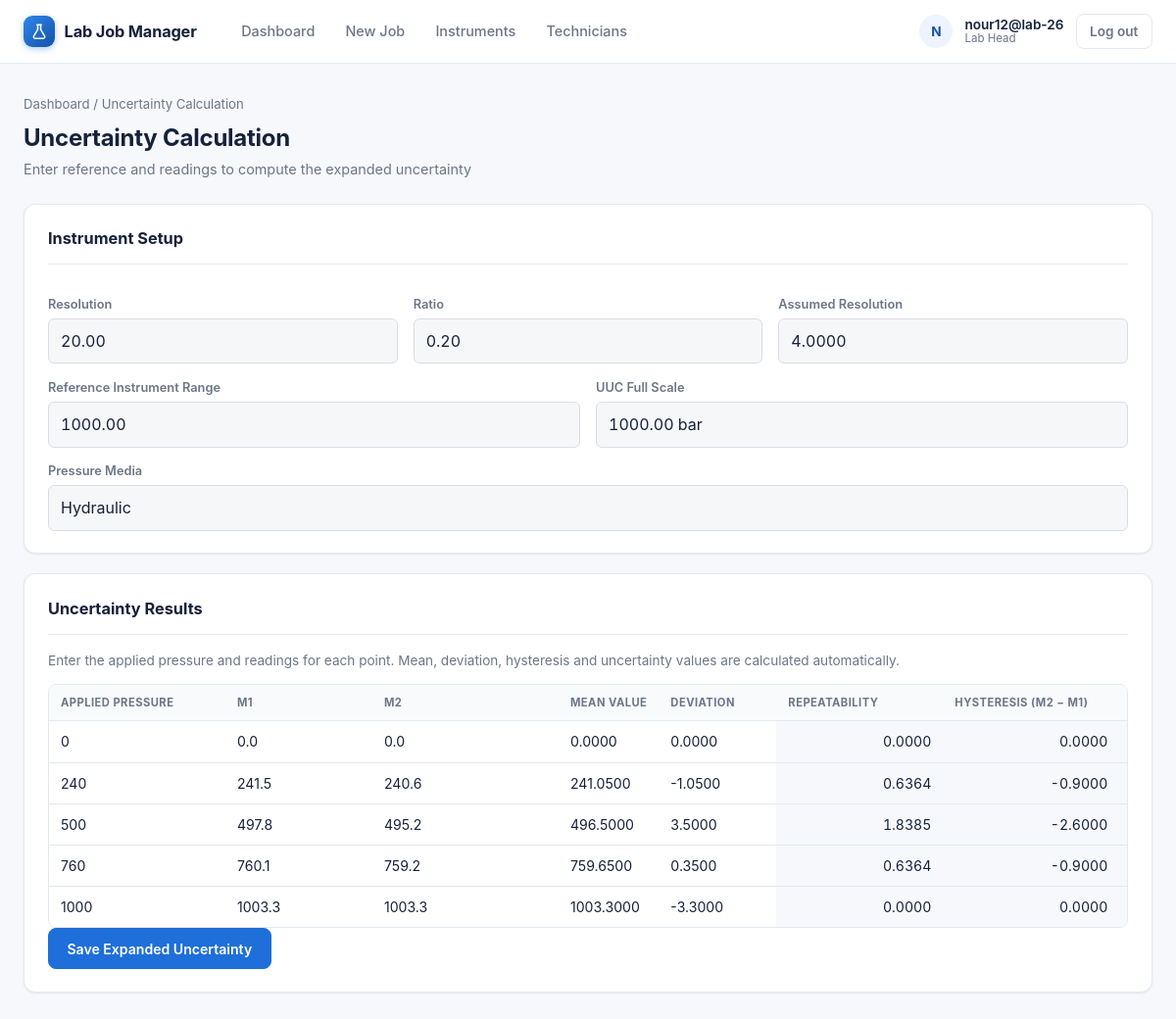
The page /uncertainty/88/ (signed in) on the database its author committed.
### labmanager/models.py (models this page shows, shortened)
class User(AbstractUser):
    class Role(models.TextChoices):
        LAB_HEAD = "head", "Lab Head"
        TECHNICIAN = "technician", "Lab Technician"
    role = models.CharField(max_length=20, choices=Role.choices, default=Role.LAB_HEAD)
    @property
    def is_lab_head(self):
        return self.role == self.Role.LAB_HEAD

class Certificate(models.Model):
    job = models.ForeignKey(Job, on_delete=models.CASCADE, related_name="certificates")
    number = models.CharField(max_length=20, unique=True, editable=False)
    line_item = models.ForeignKey(
        "JobLineItem",
        on_delete=models.SET_NULL,
        null=True,
        blank=True,
        related_name="certificates"
    )
    device_serial = models.CharField(max_length=100, blank=True)
    device_manufacturer = models.CharField(max_length=150, blank=True)
    device_tag_number = models.CharField(max_length=100, blank=True)
    device_resolution = models.DecimalField(
        max_digits=20,
        decimal_places=2,
        null=True,
        blank=True,
    )
    device_accuracy = models.CharField(max_length=100, blank=True)
    device_ratio = models.DecimalField(
        max_digits=20,
        decimal_places=2,
        null=True,
        blank=True,
    )
    reference_instrument_range = models.DecimalField(
        max_digits=20,
        decimal_places=2,
        null=True,
        blank=True,
    )
    uuc_full_scale = models.DecimalField(
        max_digits=20,
        decimal_places=2,
        null=True,
        blank=True,
    )
    uuc_unit = models.CharField(
        max_length=20,
        blank=True,
    )
    pressure_media = models.CharField(
        max_length=30,
        blank=True,
    )
    working_standard_name = models.CharField(max_length=150, blank=True)
    working_standard_serial = models.CharField(max_length=100, blank=True)
    working_standard_certificate_no = models.CharField(max_length=100, blank=True)
    lab_temperature = models.CharField(max_length=50, blank=True)
    lab_humidity = models.CharField(max_length=50, blank=True)
    ambient_pressure = models.CharField(max_length=50, blank=True)
    reference_procedure = models.CharField(max_length=150, blank=True)
    temperature_variation = models.CharField(max_length=50, blank=True)
    condition_notes = models.TextField(blank=True)
    calibration_date = models.DateField(null=True, blank=True)
    re_calibration_date = models.DateField(null=True, blank=True)
    issue_date = models.DateField(null=True, blank=True)
    calibrated_by = models.CharField(max_length=150, blank=True)
    approved_signatory = models.CharField(max_length=150, blank=True)
    class Meta:
        ordering = ["number"]
    @property
    def assumed_resolution(self):
        if self.device_resolution is None:
            return None
        if self.device_ratio is None:
            return None
        return self.device_resolution * self.device_ratio

class CalibrationResult(models.Model):
    certificate = models.ForeignKey(
        Certificate,
        on_delete=models.CASCADE,
        related_name="results",
    )
    applied_value = models.CharField(
        max_length=50,
        blank=True,
        verbose_name="Applied Pressure (A)",
    )
    upward_reading = models.CharField(
        max_length=50,
        blank=True,
        verbose_name="Upward (M1)",
    )
    downward_reading = models.CharField(
        max_length=50,
        blank=True,
        verbose_name="Downward (M2)",
    )
    mean_value = models.CharField(
        max_length=50,
        blank=True,
        verbose_name="Mean Value (M)",
    )
    deviation = models.CharField(
        max_length=50,
        blank=True,
        verbose_name="Deviation (A-M)",
    )
    reference_instrument_range = models.DecimalField(
        max_digits=20,
        decimal_places=2,
        null=True,
        blank=True,
    )
    uuc_full_scale = models.DecimalField(
        max_digits=20,
        decimal_places=2,
        null=True,
        blank=True,
    )
    uuc_unit = models.CharField(
        max_length=20,
        blank=True,
    )
    pressure_media = models.CharField(
        max_length=30,
        blank=True,
    )
    uncertainty = models.CharField(
        max_length=50,
        blank=True,
        verbose_name="Expanded Uncertainty (% FS)",
    )
    remarks = models.CharField(
        max_length=20,
        blank=True,
        verbose_name="Remarks",
    )
    class Meta:
        ordering = ["id"]

### labmanager/views.py (the view)
# urls.py: path("uncertainty/<int:pk>/",views.uncertainty,name="uncertainty",),
@login_required
def uncertainty(request, pk):
    certificate = get_object_or_404(
        Certificate.objects.select_related(
            "job",
            "line_item",
            "line_item__instrument",
        ).prefetch_related("results"),
        pk=pk,
    )
    if not _can_edit_certificate(request.user, certificate):
        messages.error(
            request,
            "You do not have access to this certificate."
        )
        return redirect("dashboard")
    if certificate.line_item:
        changed_fields = []
        line_item = certificate.line_item
        if (
            line_item.range_to is not None
            and certificate.uuc_full_scale != line_item.range_to
        ):
            certificate.uuc_full_scale = line_item.range_to
            changed_fields.append("uuc_full_scale")
        if (
            line_item.unit
            and certificate.uuc_unit != line_item.unit
        ):
            certificate.uuc_unit = line_item.unit
            changed_fields.append("uuc_unit")
        if changed_fields:
            certificate.save(update_fields=changed_fields)
    calculated_results = []
    for result in certificate.results.all():
        calculation = calculate_uncertainty_for_result(
            result,
            certificate,
        )
        calculated_results.append({
            "result": result,
            "calculation": calculation,
        })
    return render(
        request,
        "labmanager/uncertainty.html",
        {
            "certificate": certificate,
            "results": certificate.results.all(),
            "calculated_results": calculated_results,
            "assumed_resolution": certificate.assumed_resolution,
        },
    )

### labmanager/views.py (called while the page is built)
def _can_edit_certificate(user, certificate):
    if user.is_lab_head:
        return True
    return bool(certificate.line_item and certificate.line_item.assigned_to_id == user.id)

def convert_to_bar(value, unit):
    if value is None:
        return None
    try:
        value = Decimal(str(value))
    except (TypeError, ValueError, ArithmeticError):
        return None
    unit_key = (unit or "bar").strip().lower()
    factor = UNIT_TO_BAR.get(unit_key)
    if factor is None:
        return None
    return value * factor

def convert_from_bar(value, unit):
    if value is None:
        return None
    try:
        value = Decimal(str(value))
    except (TypeError, ValueError, ArithmeticError):
        return None
    unit_key = (unit or "bar").strip().lower()
    factor = UNIT_TO_BAR.get(unit_key)
    if factor is None or factor == 0:
        return None
    return value / factor

def get_cmc(applied_pressure, uuc_unit, pressure_media):
    applied_bar = convert_to_bar(
        applied_pressure,
        uuc_unit,
    )
    if applied_bar is None:
        return None
    media = (pressure_media or "").strip().lower()
    if media == "pneumatic":
        if Decimal("-0.95") <= applied_bar < Decimal("0"):
            return Decimal("0.10")
        if Decimal("0") <= applied_bar <= Decimal("30"):
            return Decimal("0.080")
        if Decimal("30") < applied_bar <= Decimal("100"):
            return Decimal("0.020")
    elif media == "hydraulic":
        if Decimal("0") <= applied_bar <= Decimal("0.6"):
            return Decimal("0.080")
        if Decimal("6") < applied_bar <= Decimal("60"):
            return Decimal("0.020")
        if Decimal("60") < applied_bar <= Decimal("1000"):
            return Decimal("0.025")
    return None

### labmanager/templates/labmanager/uncertainty.html (shortened to what this page needs)
{% extends "labmanager/base.html" %}
{% load static %}
{% block content %}
<div class="page-header">
    <div>
        <div class="breadcrumb"><a href="{% url 'dashboard' %}">Dashboard</a> / Uncertainty Calculation</div>
        <h1>Uncertainty Calculation</h1>
        <p class="page-sub">Enter reference and readings to compute the expanded uncertainty</p>
    </div>
</div>
<div id="uncertainty-page">
    <div class="card">
    <h2>Instrument Setup</h2>
    <div class="row">
        <div>
            <label>Resolution</label>
            <div class="readonly-value">
                {{ certificate.device_resolution|default:"—" }}
            </div>
        </div>
        <div>
            <label>Ratio</label>
            <div class="readonly-value">
                {{ certificate.device_ratio|default:"—" }}
            </div>
        </div>
        <div>
            <label>Assumed Resolution</label>
            <div class="readonly-value">
                {{ assumed_resolution|default:"—" }}
            </div>
        </div>
    </div>
    <div class="row">
        <div>
            <label>Reference Instrument Range</label>
            <div class="readonly-value">
                {% if certificate.reference_instrument_range %}
                    {{ certificate.reference_instrument_range }}
                {% else %}
                    —
                {% endif %}
            </div>
        </div>
        <div>
            <label>UUC Full Scale</label>
            <div class="readonly-value">
                {% if certificate.uuc_full_scale %}
                    {{ certificate.uuc_full_scale }} {{ certificate.uuc_unit }}
                {% else %}
                    —
                {% endif %}
            </div>
        </div>
    </div>
    <div class="row">
        <div>
            <label>Pressure Media</label>
            <div class="readonly-value">
                {{ certificate.pressure_media|default:"—" }}
            </div>
        </div>
    </div>
</div>
<form
    method="post"
    action="{% url 'save_uncertainty' certificate.pk %}"
    id="uncertainty-form"
>
    <div class="card">
        <h2>Uncertainty Results</h2>
        <p class="muted">Enter the applied pressure and readings for each point. Mean, deviation, hysteresis and uncertainty values are calculated automatically.</p>
        <div class="table-scroll">
        <table class="line-items-table" id="calc-table">
            <thead>
                <tr>
                    <th>Applied Pressure</th>
                    <th>M1</th>
                    <th>M2</th>
                    <th>Mean Value</th>
                    <th>Deviation</th>
                    <th>Repeatability</th>
                    <th>Hysteresis (M2 − M1)</th>
                    <th>Std. Un. for Hysteresis</th>
                </tr>
            </thead>
            <tbody id="calc-body">
            {% for result in results %}
            <tr class="line-item-row">
                <td data-f="applied">
                    {{ result.applied_value|default:"—" }}
                </td>
                <td data-f="m1">
                    {{ result.upward_reading|default:"—" }}
                </td>
                <td data-f="m2">
                    {{ result.downward_reading|default:"—" }}
                </td>
                <td data-f="mean">
                    {{ result.mean_value|default:"—" }}
                </td>
                <td data-f="dev">
                    {{ result.deviation|default:"—" }}
                </td>
                <td class="calc-cell" data-o="rep">—</td>
                <td class="calc-cell" data-o="hyst">—</td>
                <td class="calc-cell" data-o="uhyst">—</td>
            </tr>
            {% endfor %}
        </tbody>
        </table>
        </div>
         <button
            type="submit"
            class="btn"
            id="save-uncertainty"
        >
            Save Expanded Uncertainty
        </button>
    </div>
    </form>
</div>
{% endblock %}

### labmanager/templates/labmanager/base.html (shortened to what this page needs)
{% load static %}
<!DOCTYPE html>
<html lang="en">
<head>
    <link rel="stylesheet" href="{% static 'styles.css' %}">
</head>
<body>
    {% with current=request.resolver_match.url_name %}
    <header class="topbar">
        <div class="topbar-inner">
            <a class="brand" href="{% url 'dashboard' %}">
                <span class="brand-mark">
                    <svg width="18" height="18" viewBox="0 0 24 24" fill="none" xmlns="http://www.w3.org/2000/svg">
                        <path d="M9 3h6M10 3v6.5L4.6 18.6A2 2 0 0 0 6.3 21.5h11.4a2 2 0 0 0 1.7-2.9L14 9.5V3" stroke="currentColor" stroke-width="2" stroke-linecap="round" stroke-linejoin="round"/>
                    </svg>
                </span>
                Lab Job Manager
            </a>
            {% if user.is_authenticated %}
                <div class="nav-menu">
                    <nav class="nav-links">
                        <a class="nav-link {% if current == 'dashboard' %}active{% endif %}" href="{% url 'dashboard' %}">Dashboard</a>
                        {% if user.is_lab_head %}
                            <a class="nav-link {% if current == 'job_create' %}active{% endif %}" href="{% url 'job_create' %}">New Job</a>
                            <a class="nav-link {% if current == 'instrument_list' %}active{% endif %}" href="{% url 'instrument_list' %}">Instruments</a>
                            <a class="nav-link {% if current == 'technician_list' %}active{% endif %}" href="{% url 'technician_list' %}">Technicians</a>
                        {% endif %}
                    </nav>
                    <div class="nav-user">
                        <span class="nav-avatar">{{ user.username|slice:":1" }}</span>
                        <span class="nav-user-meta">
                            <span class="nav-user-name">{{ user.username }}</span>
                            <span class="nav-user-role">{% if user.is_lab_head %}Lab Head{% else %}Lab Technician{% endif %}</span>
                        </span>
                        <form method="post" action="{% url 'logout' %}" style="display: inline;">
                            <button type="submit" class="logout-btn">Log out</button>
                        </form>
                    </div>
                </div>
            {% else %}
                <div class="nav-auth">
                    <a class="nav-link {% if current == 'login' %}active{% endif %}" href="{% url 'login' %}">Log in</a>
                    <a class="nav-link {% if current == 'signup' %}active{% endif %}" href="{% url 'signup' %}">Sign up</a>
                </div>
            {% endif %}
        </div>
    </header>
    {% endwith %}
    <main class="container">
        {% block content %}{% endblock %}
    </main>
</body>
</html>

### labmanager/templates/labmanager/uncertainty.html (style rules this page uses)
#calc-table .calc-cell { background: var(--bg); text-align: right; white-space: nowrap; font-variant-numeric: tabular-nums; }

### rows shown on the page
User: username "N", username "nour12@lab-26"
Certificate: device_resolution "20.00", device_ratio "0.20", reference_instrument_range "1000.00", uuc_full_scale "1000.00", uuc_unit "bar", pressure_media "Hydraulic"
CalibrationResult: applied_value "0", upward_reading "0.0", downward_reading "0.0", mean_value "0.0000", deviation "0.0000"
CalibrationResult: applied_value "240", upward_reading "241.5", downward_reading "240.6", mean_value "241.0500", deviation "-1.0500"
CalibrationResult: applied_value "500", upward_reading "497.8", downward_reading "495.2", mean_value "496.5000", deviation "3.5000"
CalibrationResult: applied_value "760", upward_reading "760.1", downward_reading "759.2", mean_value "759.6500", deviation "0.3500"
CalibrationResult: applied_value "1000", upward_reading "1003.3", downward_reading "1003.3", mean_value "1003.3000", deviation "-3.3000"

### other values the page prints
{{ assumed_resolution|default:"—" }} "4.0000"
